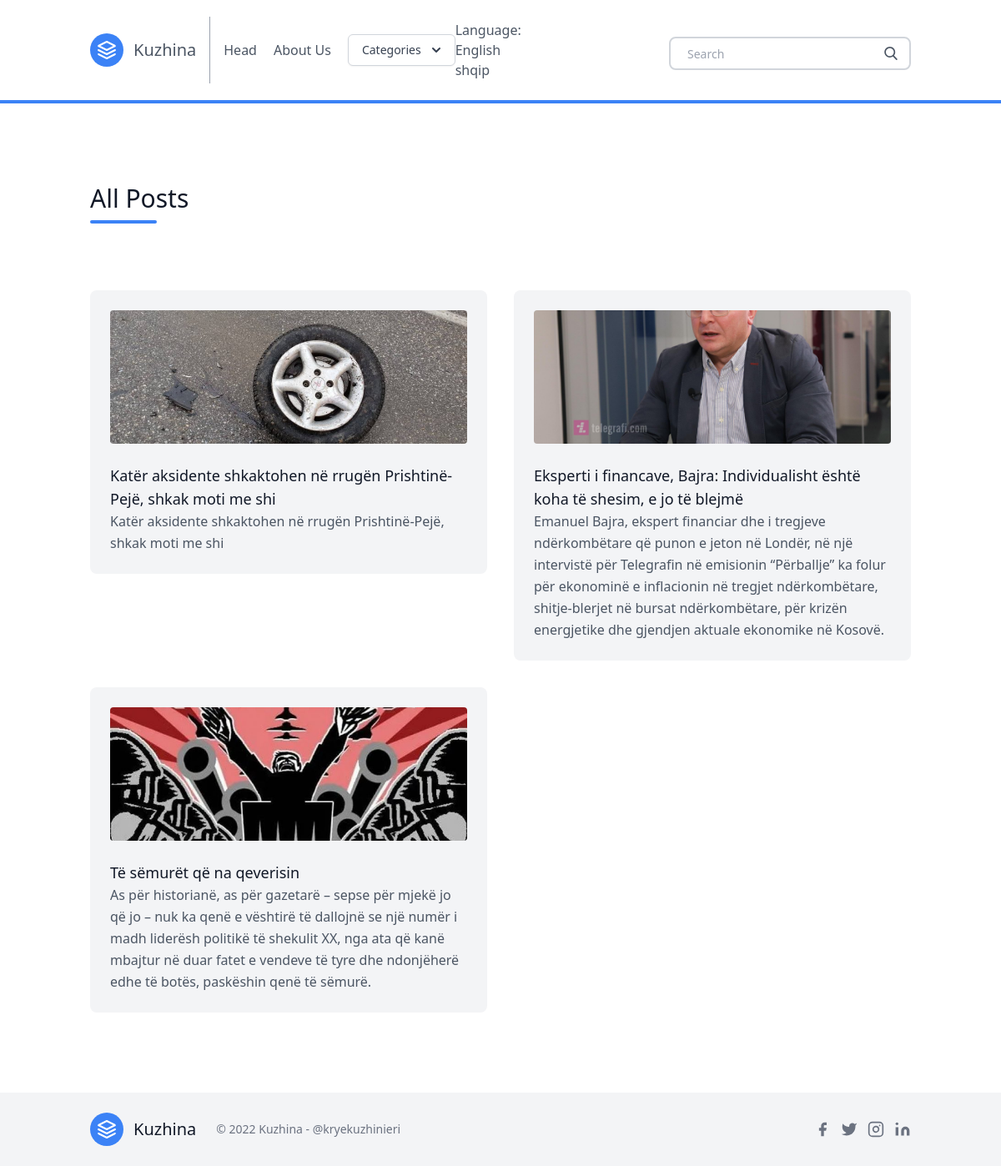
/en/all_posts/, run on an earlier commit of the app's database.
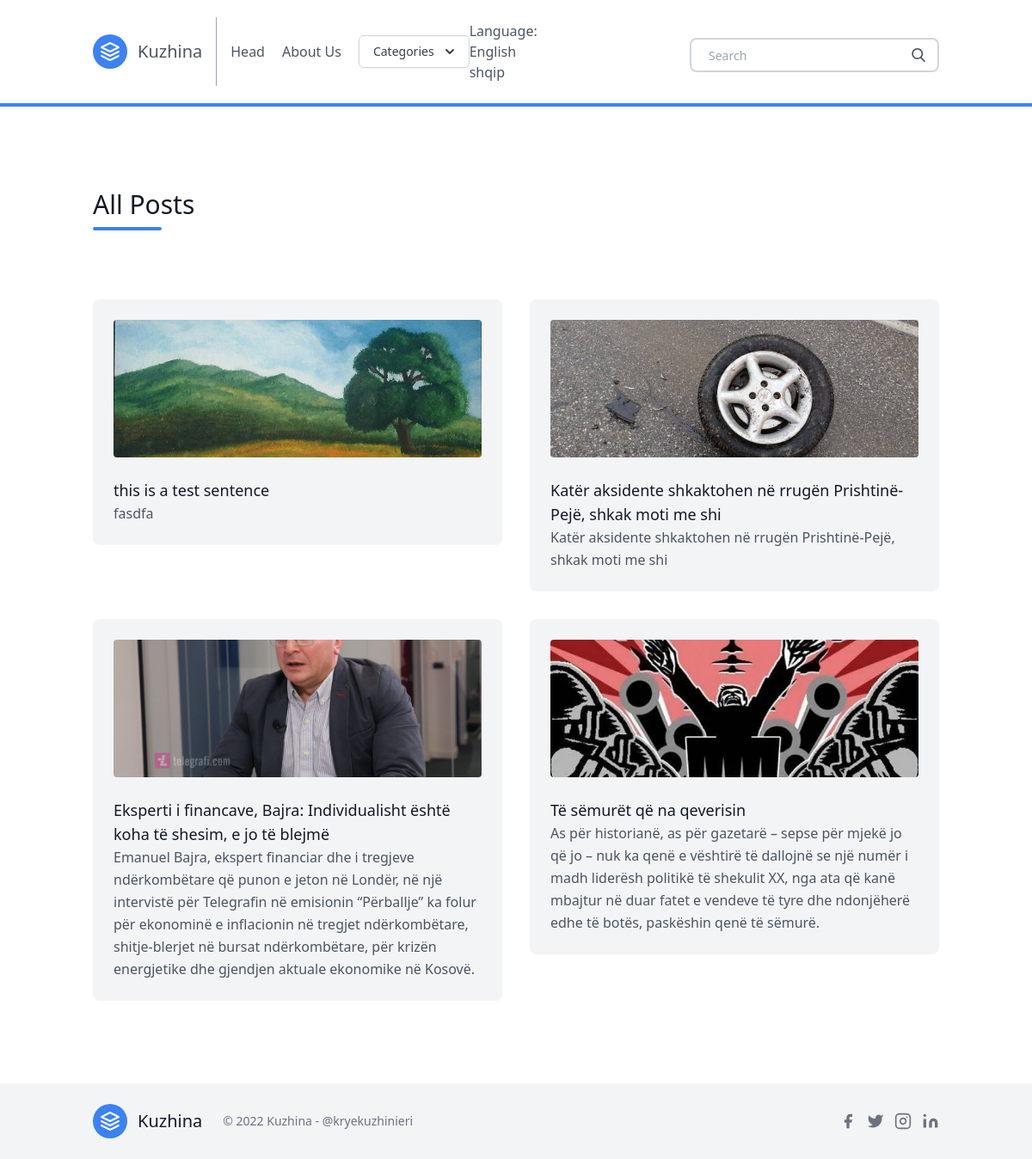
And on a later commit of the database.
### blog/models.py (models this page shows, shortened)
class Post(models.Model):
    title = models.CharField(_('title'), max_length=100)
    slug = models.SlugField(_('slug'), unique=True, max_length=100)
    overview = models.TextField(_('overview'))
    timestamp = models.DateTimeField(_('timestamp'), auto_now_add=True)
    content = models.TextField(_('content'))
    author = models.ForeignKey(Author, on_delete=models.CASCADE)
    thumbnail = models.ImageField(_('thumbnail'))
    categories = models.ManyToManyField(Category)
    featured = models.BooleanField(_('featured'))

### blog/views.py (the view)
# urls.py: path('all_posts/', all_posts, name="all_posts"),
def all_posts(request):
    posts = Post.objects.order_by('-timestamp')
    context = {
        "all_posts": posts,
    }
    return render(request, "all_posts.html", context)

### blog/templatetags/markdown_extras.py (called while the page is built)
@register.simple_tag
def get_categories():
    return Category.objects.all()[0:3]

### templates/all_posts.html (shortened to what this page needs)
{% extends 'base.html' %}
{% load i18n %}
{% block content %}
<section class="text-gray-600 body-font">
    <div class="container px-5 py-24 mx-auto">
      <div class="flex flex-wrap w-full mb-20">
        <div class="lg:w-1/2 w-full mb-6 lg:mb-0">
          <h1 class="sm:text-3xl text-2xl font-medium title-font mb-2 text-gray-900">
            {% trans "All Posts" %}
          </h1>
          <div class="h-1 w-20 bg-blue-500 rounded"></div>
        </div>
      </div>
      <div class="flex flex-wrap -m-4">
       {% for post in all_posts %}
        <div class="xl:w-1/4 md:w-1/2 p-4">
          <div class="bg-gray-100 p-6 rounded-lg">
            <img class="h-40 rounded w-full object-cover object-center mb-6" src="{{ post.thumbnail.url }}" alt="content">
            <a href="{% url 'post' post.slug %}" h2 class="text-lg text-gray-900 font-medium title-font mb-4">
              {{ post.title }}</a>
            <p class="leading-relaxed text-base">
              {{ post.overview }}</p>
          </div>
        </div>
       {% endfor %}
      </div>
    </div>
</section>
{% endblock content %}

What changed in the data, as far as the page shows it:
added Post: thumbnail (picture), title "this is a test sentence", overview "fasdfa"
